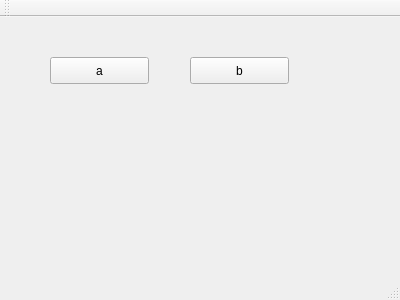
<?xml version="1.0" encoding="UTF-8"?>
<ui version="4.0">
 <class>WindowUSART</class>
 <widget class="QMainWindow" name="WindowUSART">
  <property name="geometry">
   <rect>
    <x>0</x>
    <y>0</y>
    <width>400</width>
    <height>300</height>
   </rect>
  </property>
  <property name="windowTitle">
   <string>WindowUSART</string>
  </property>
  <widget class="QWidget" name="centralWidget">
   <widget class="QPushButton" name="pushButton">
    <property name="geometry">
     <rect>
      <x>50</x>
      <y>40</y>
      <width>99</width>
      <height>27</height>
     </rect>
    </property>
    <property name="text">
     <string>a</string>
    </property>
   </widget>
   <widget class="QPushButton" name="pushButton_2">
    <property name="geometry">
     <rect>
      <x>190</x>
      <y>40</y>
      <width>99</width>
      <height>27</height>
     </rect>
    </property>
    <property name="text">
     <string>b</string>
    </property>
   </widget>
   <widget class="QWidget" name="horizontalLayoutWidget">
    <property name="geometry">
     <rect>
      <x>140</x>
      <y>160</y>
      <width>160</width>
      <height>31</height>
     </rect>
    </property>
    <layout class="QHBoxLayout" name="horizontalLayout">
     <item>
      <widget class="QLabel" name="Sensor1">
       <property name="text">
        <string/>
       </property>
      </widget>
     </item>
     <item>
      <widget class="QLabel" name="Sensor2">
       <property name="text">
        <string/>
       </property>
      </widget>
     </item>
    </layout>
   </widget>
  </widget>
  <widget class="QMenuBar" name="menuBar">
   <property name="geometry">
    <rect>
     <x>0</x>
     <y>0</y>
     <width>400</width>
     <height>25</height>
    </rect>
   </property>
  </widget>
  <widget class="QToolBar" name="mainToolBar">
   <attribute name="toolBarArea">
    <enum>TopToolBarArea</enum>
   </attribute>
   <attribute name="toolBarBreak">
    <bool>false</bool>
   </attribute>
  </widget>
  <widget class="QStatusBar" name="statusBar"/>
 </widget>
 <layoutdefault spacing="6" margin="11"/>
 <resources/>
 <connections/>
</ui>
